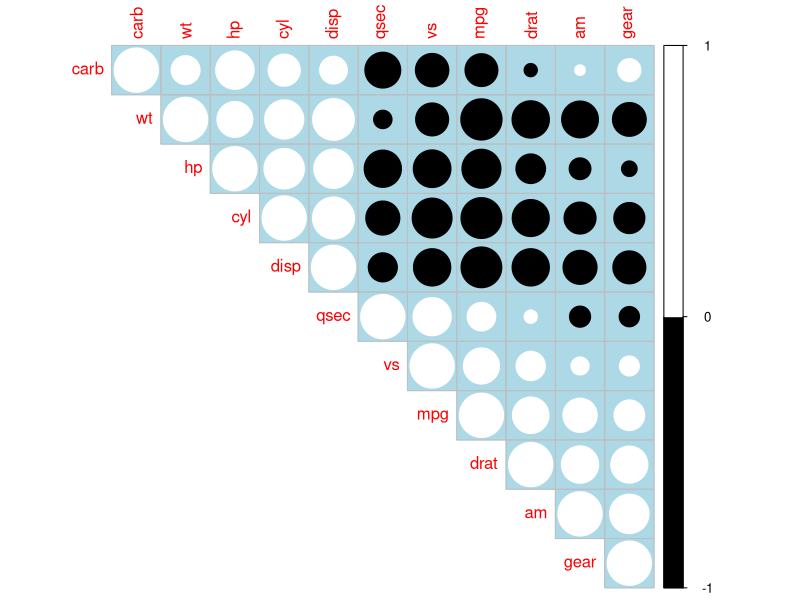
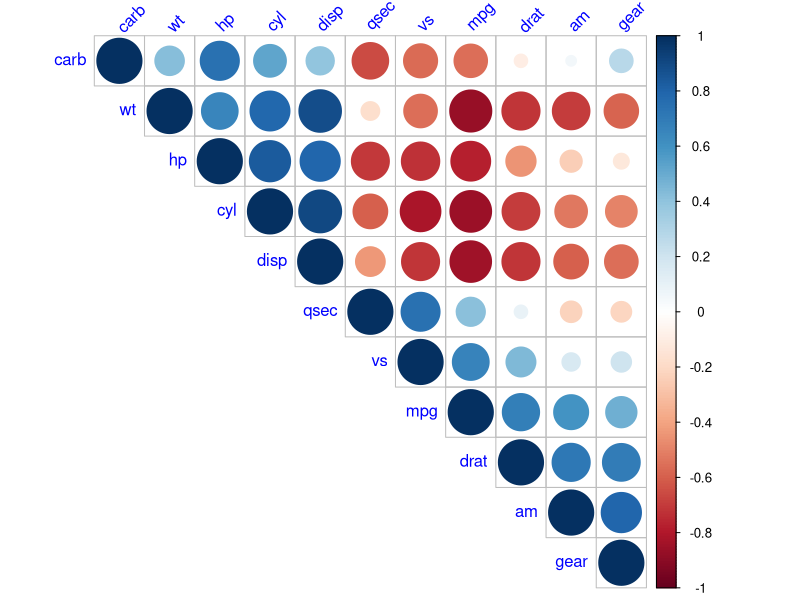
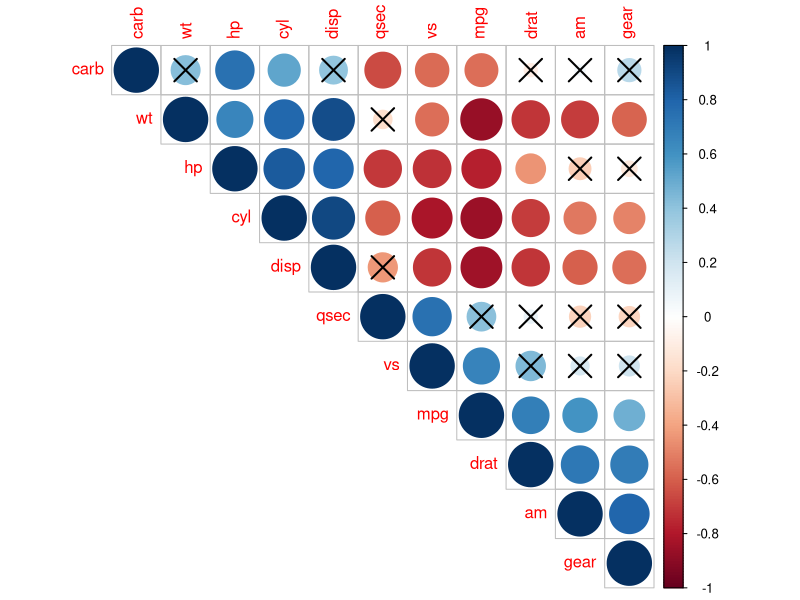

The R script that drew these images, in order:
install.packages("corrplot", quiet =TRUE)
library(dplyr, quietly = TRUE)

rs <- sample_n(tbl = mtcars, size = 10, replace = FALSE)

library(knitr, quietly = TRUE)
kable(x = rs, caption = 'The random sampling of mtcars data set')
M <- cor(mtcars)
head( round(M, 2))
library(corrplot)

corrplot(M, type = "upper", order = "hclust", col = c("black", "white"), bg= "lightblue")
install.packages("R")
corrplot(M, type="upper", order="hclust", tl.col="blue", tl.srt=45)

#논문시에는 상관계수말고 p value 를 값으로 하기도함 

cor.mtest <- function(mat, ...){
  mat <- as.matrix(mat)
  n<- ncol(mat)
  p.mat <- matrix(NA,n,n)
  diag(p.mat)<-0
  
  for (i in 1:(n-1)){
    for(j in (i + 1):n){
      tmp <- cor.test(mat[,i], mat[,j],...)
      p.mat[i,j] <- p.mat[j,i]<- tmp$p.value
    }
  }
  
  colnames(p.mat) <- rownames(p.mat) <- colnames(mat)
  p.mat
}

p.mat <- cor.mtest(mtcars)

corrplot(M, type = "upper", order="hclust", p.mat=p.mat, sig.level = 0.01)



#5-4

mcor <- round(cor(mtcars),2)
mcor

upper.tri(mcor)

upper<-mcor

upper[upper.tri(mcor)] <- ""
upper
(upper<-as.data.frame(upper))

class(mcor)

library(xtable)
print(xtable(upper), type = "html")
cov(1:5, 5:1)

